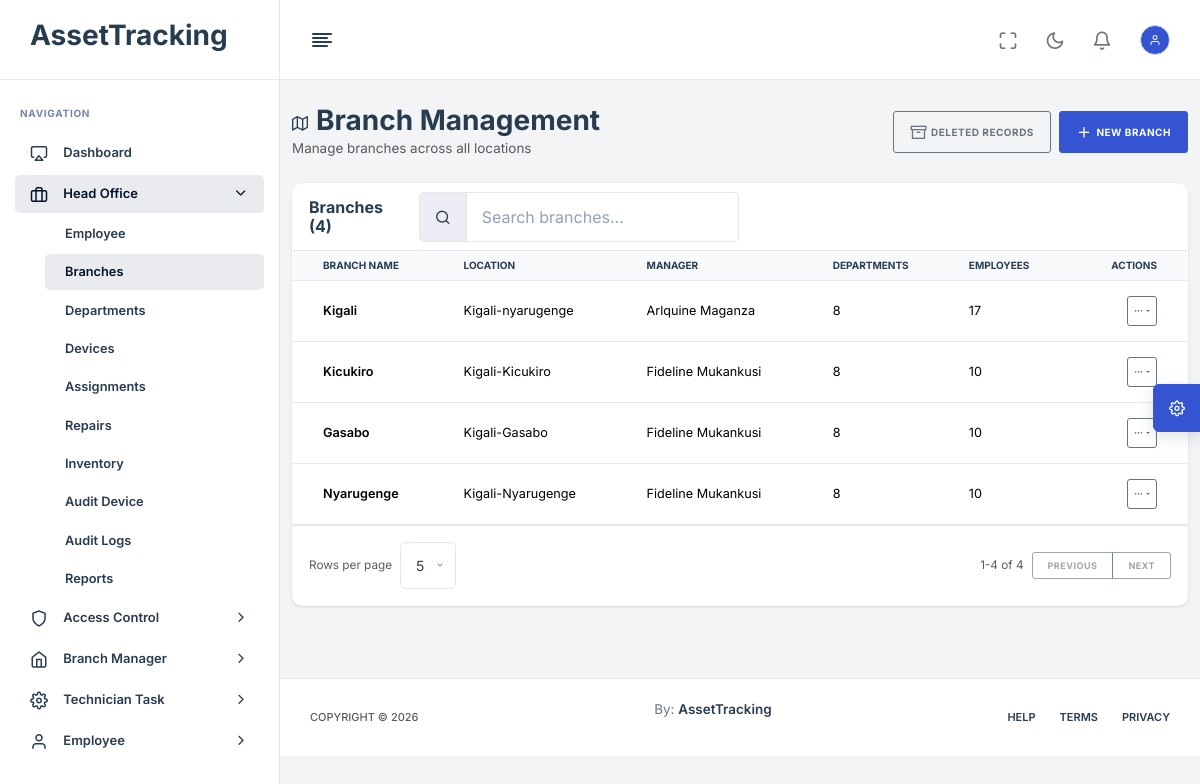
Page /head-office/branches/ (signed in) on the committed database.
### App/models.py (models this page shows, shortened)
class SoftDeleteModel(models.Model):
    is_deleted = models.BooleanField(default=False)
    deleted_at = models.DateTimeField(null=True, blank=True)
    deleted_by = models.ForeignKey(
        settings.AUTH_USER_MODEL,
        null=True,
        blank=True,
        on_delete=models.SET_NULL,
        related_name="%(class)s_deleted_records",
    )
    deletion_reason = models.TextField(blank=True)
    class Meta:
        abstract = True

class Branch(SoftDeleteModel):
    name = models.CharField(max_length=255)
    location = models.CharField(max_length=255)
    manager = models.ForeignKey(
        'Employee',
        on_delete=models.SET_NULL,
        null=True,
        blank=True,
        related_name='managed_branches'
    )

class Employee(SoftDeleteModel):
    STATUS_CHOICES = [
        ('ACTIVE', 'Active'),
        ('INACTIVE', 'Inactive'),
        ('EXITED', 'Exited'),
    ]
    user = models.OneToOneField(settings.AUTH_USER_MODEL, on_delete=models.CASCADE, null=True, blank=True)
    employee_id = models.CharField(max_length=100, unique=True, null=True, blank=True)
    full_name = models.CharField(max_length=255)
    position = models.CharField(max_length=255)
    branch = models.ForeignKey(Branch, on_delete=models.SET_NULL, null=True, related_name='employees')
    department = models.ForeignKey(Department, on_delete=models.SET_NULL, null=True, blank=True)
    status = models.CharField(max_length=10, choices=STATUS_CHOICES, default='ACTIVE')
    hire_date = models.DateField(null=True, blank=True)
    exit_date = models.DateField(null=True, blank=True)

### App/views.py (the view)
# urls.py: path("head-office/branches/", head_office_branches, name="head_office_branches"),
@login_required
@permission_required("view_branch")
def head_office_branches(request):
    show_deleted = request.GET.get("deleted") == "1"
    branches = Branch.objects.prefetch_related(
        'departments',
        'employees',
        'employees__device_set',
        'employees__department',
    ).filter(is_deleted=show_deleted)
    context = {
        'branches': branches,
        'show_deleted': show_deleted,
    }
    return render(request, "HeadOffice/Branches.html", context)

### App/access_control.py (called while the page is built, shortened)
def all_permission_codenames():
    return [codename for permissions in PERMISSION_DEFINITIONS.values() for codename, _ in permissions]

def user_has_permission(user, codename):
    if not user or not user.is_authenticated:
        return False
    if user.is_superuser or user.role == "HEAD_OFFICE":
        return True
    if getattr(user, "dynamic_role_id", None):
        return user.dynamic_role.permissions.filter(codename=codename).exists()
    role_permissions = DEFAULT_ROLE_PERMISSIONS.get(user.role, [])
    return role_permissions == "__all__" or codename in role_permissions

def get_user_permission_codenames(user):
    if not user or not user.is_authenticated:
        return []
    if user.is_superuser or user.role == "HEAD_OFFICE":
        return all_permission_codenames()

def build_accessible_menu(user):
    menu = []
    for group in MENU_DEFINITIONS:
        items = [
            {"label": label, "url_name": url_name, "permission": permission}
            for label, url_name, permission in group["items"]
            if user_has_permission(user, permission)
        ]
        if items:
            menu.append({"label": group["label"], "icon": group["icon"], "items": items})
    return menu

### App/context_processors.py (called while the page is built)
def access_control(request):
    user = getattr(request, "user", None)
    if not user or not user.is_authenticated:
        return {}
    return {
        "accessible_menu": build_accessible_menu(user),
        "user_permissions": get_user_permission_codenames(user),
    }

### App/models.py (called while the page is built)
    @property
    def effective_role_name(self):
        return self.dynamic_role.name if self.dynamic_role else self.get_role_display()

### templates/HeadOffice/Branches.html (shortened to what this page needs)
{% extends 'base.html' %}
{% load static %}
{% block content %}
<div class="container-fluid py-4">
    <div class="row mb-4">
        <div class="col-12">
            <div class="d-flex justify-content-between align-items-center">
                <div>
                    <h1 class="h3 mb-0"><i class="feather-map me-2"></i>Branch Management</h1>
                    <p class="text-muted mb-0">Manage branches across all locations</p>
                </div>
                <div class="d-flex gap-2">
                    <a class="btn btn-outline-secondary" href="?deleted={% if show_deleted %}0{% else %}1{% endif %}">
                        <i class="feather-archive me-1"></i>{% if show_deleted %}Active Records{% else %}Deleted Records{% endif %}
                    </a>
                    <button class="btn btn-primary" data-bs-toggle="modal" data-bs-target="#createBranchModal">
                        <i class="feather-plus me-1"></i>New Branch
                    </button>
                </div>
            </div>
        </div>
    </div>
    <div class="row mb-4">
        <div class="col-12">
            <div class="card">
                <div class="card-header">
                    <div class="d-flex flex-column flex-md-row gap-3 justify-content-between align-items-md-center">
                        <h5 class="card-title mb-0">Branches ({{ branches.count }})</h5>
                        <div class="input-group w-100 w-md-auto" style="max-width: 320px;">
                            <span class="input-group-text"><i class="feather-search"></i></span>
                            <input type="search" class="form-control" id="searchBranches" data-table-search="#branchesTable" placeholder="Search branches...">
                        </div>
                    </div>
                </div>
                <div class="card-body p-0">
                    <div class="table-responsive">
                        <table class="table table-hover table-sm align-middle mb-0" id="branchesTable">
                            <thead class="table-light">
                                <tr>
                                    <th scope="col">Branch Name</th>
                                    <th scope="col">Location</th>
                                    <th scope="col">Manager</th>
                                    <th scope="col">Departments</th>
                                    <th scope="col">Employees</th>
                                    <th scope="col" class="text-end">Actions</th>
                                </tr>
                            </thead>
                            <tbody>
                                {% for branch in branches %}
                                <tr data-search-row-id="{{ branch.id }}">
                                    <td>
                                        <strong>{{ branch.name }}</strong>
                                    </td>
                                    <td>{{ branch.location }}</td>
                                    <td>
                                        {% if branch.manager %}
                                        <span>{{ branch.manager.full_name }}</span>
                                        {% else %}
                                        <span>Unassigned</span>
                                        {% endif %}
                                    </td>
                                    <td>
                                        <span>{{ branch.departments.count }}</span>
                                    </td>
                                    <td>
                                        <span>{{ branch.employees.count }}</span>
                                    </td>
                                    <td class="text-end">
                                        <div class="dropdown action-menu">
                                            <button class="btn btn-sm btn-outline-secondary action-menu-btn dropdown-toggle" type="button" data-bs-toggle="dropdown" aria-expanded="false" title="Actions">
                                                <i class="feather-more-horizontal"></i>
                                            </button>
                                        </div>
                                    </td>
                                </tr>
                                {% empty %}
                                <tr>
                                    <td colspan="6" class="text-center text-muted py-4">
                                        No branches found
                                    </td>
                                </tr>
                                {% endfor %}
                            </tbody>
                        </table>
                    </div>
                </div>
            </div>
        </div>
    </div>
</div>
{% endblock %}

### templates/base.html (style rules this page uses)
table.table { font-size: 0.792rem; line-height: 1.25; }
table.table tbody tr { border-top-width: 1px; }
.action-menu-btn { width: 30px; height: 30px; display: inline-flex; align-items: center; justify-content: center; padding: 0; }

### rows in the picture
Branch: name "Kigali", location "Kigali-nyarugenge", manager.full_name "Arlquine Maganza", departments.count "8", employees.count "17"
Branch: name "Kicukiro", location "Kigali-Kicukiro", manager.full_name "Fideline Mukankusi", departments.count "8", employees.count "10"
Branch: name "Gasabo", location "Kigali-Gasabo", manager.full_name "Fideline Mukankusi", departments.count "8", employees.count "10"
Branch: name "Nyarugenge", location "Kigali-Nyarugenge", manager.full_name "Fideline Mukankusi", departments.count "8", employees.count "10"

### other values in the picture
{{ menu_group.label }} "Head Office" "Access Control" "Branch Manager" "Technician Task" "Employee"
{{ menu_item.label }} "Employee" "Branches" "Departments" "Devices" "Assignments" "Repairs" "Inventory" "Audit Device" "Audit Logs" "Reports"
{{ branches.count }} "4"
